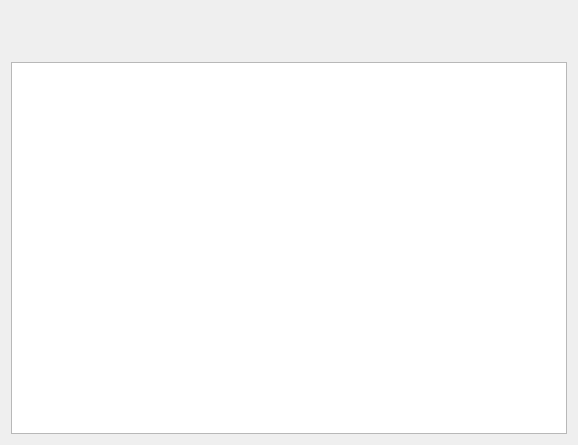
<?xml version="1.0" encoding="UTF-8"?>
<ui version="4.0">
 <class>RestaurantMap</class>
 <widget class="QWidget" name="RestaurantMap">
  <property name="geometry">
   <rect>
    <x>0</x>
    <y>0</y>
    <width>578</width>
    <height>445</height>
   </rect>
  </property>
  <property name="windowTitle">
   <string>Form</string>
  </property>
  <layout class="QVBoxLayout" name="verticalLayout">
   <item>
    <layout class="QHBoxLayout" name="horizontalLayout">
     <item>
      <spacer name="horizontalSpacer">
       <property name="orientation">
        <enum>Qt::Horizontal</enum>
       </property>
       <property name="sizeHint" stdset="0">
        <size>
         <width>40</width>
         <height>20</height>
        </size>
       </property>
      </spacer>
     </item>
     <item>
      <widget class="toolbar" name="mainToolBar" native="true">
       <property name="sizePolicy">
        <sizepolicy hsizetype="Fixed" vsizetype="Fixed">
         <horstretch>0</horstretch>
         <verstretch>0</verstretch>
        </sizepolicy>
       </property>
       <property name="minimumSize">
        <size>
         <width>449</width>
         <height>45</height>
        </size>
       </property>
       <property name="maximumSize">
        <size>
         <width>449</width>
         <height>45</height>
        </size>
       </property>
      </widget>
     </item>
     <item>
      <spacer name="horizontalSpacer_2">
       <property name="orientation">
        <enum>Qt::Horizontal</enum>
       </property>
       <property name="sizeHint" stdset="0">
        <size>
         <width>40</width>
         <height>20</height>
        </size>
       </property>
      </spacer>
     </item>
    </layout>
   </item>
   <item>
    <widget class="QGraphicsView" name="graphicsView">
     <property name="dragMode">
      <enum>QGraphicsView::RubberBandDrag</enum>
     </property>
     <property name="resizeAnchor">
      <enum>QGraphicsView::AnchorUnderMouse</enum>
     </property>
     <property name="viewportUpdateMode">
      <enum>QGraphicsView::FullViewportUpdate</enum>
     </property>
    </widget>
   </item>
  </layout>
 </widget>
 <customwidgets>
  <customwidget>
   <class>toolbar</class>
   <extends>QWidget</extends>
   <header>components-manager/toolbar.h</header>
   <container>1</container>
  </customwidget>
 </customwidgets>
 <resources/>
 <connections/>
</ui>
